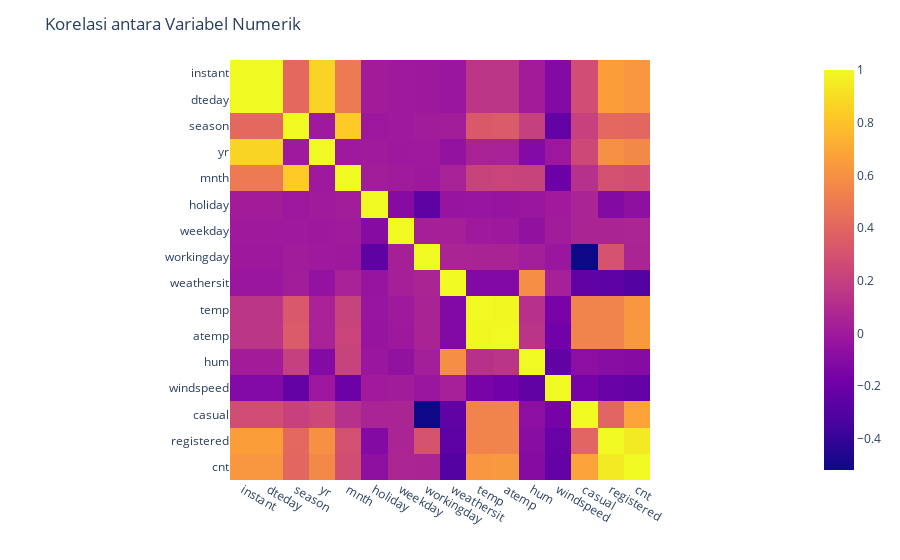

The notebook cell saved with this chart:
### Code cell
warnings.filterwarnings("ignore")

# df_day
correlation_matrix = df_day.corr()
fig = px.imshow(correlation_matrix)
fig.update_layout(title="Korelasi antara Variabel Numerik")
fig.show()

### Figure 1 — Plotly figure (JSON) as saved in the notebook; plotly's stock layout.template omitted (floating-point values rounded to 4 significant figures; data arrays with more than 128 entries replaced by an {"elided": "..."} marker saying what was removed)
{"data": [{"coloraxis": "coloraxis", "hovertemplate": "x: %{x}<br>y: %{y}<br>color: %{z}<extra></extra>", "name": "0", "type": "heatmap", "x": ["instant", "dteday", "season", "yr", "mnth", "holiday", "weekday", "workingday", "weathersit", "temp", "atemp", "hum", "windspeed", "casual", "registered", "cnt"], "xaxis": "x", "y": ["instant", "dteday", "season", "yr", "mnth", "holiday", "weekday", "workingday", "weathersit", "temp", "atemp", "hum", "windspeed", "casual", "registered", "cnt"], "yaxis": "y", "z": {"elided": "16x16 float values"}}], "layout": {"coloraxis": {"colorscale": [[0, "#0d0887"], [0.1111, "#46039f"], [0.2222, "#7201a8"], [0.3333, "#9c179e"], [0.4444, "#bd3786"], [0.5556, "#d8576b"], [0.6667, "#ed7953"], [0.7778, "#fb9f3a"], [0.8889, "#fdca26"], [1, "#f0f921"]]}, "margin": {"t": 60}, "title": {"text": "Korelasi antara Variabel Numerik"}, "xaxis": {"anchor": "y", "constrain": "domain", "domain": [0, 1], "scaleanchor": "y"}, "yaxis": {"anchor": "x", "autorange": "reversed", "constrain": "domain", "domain": [0, 1]}}}
